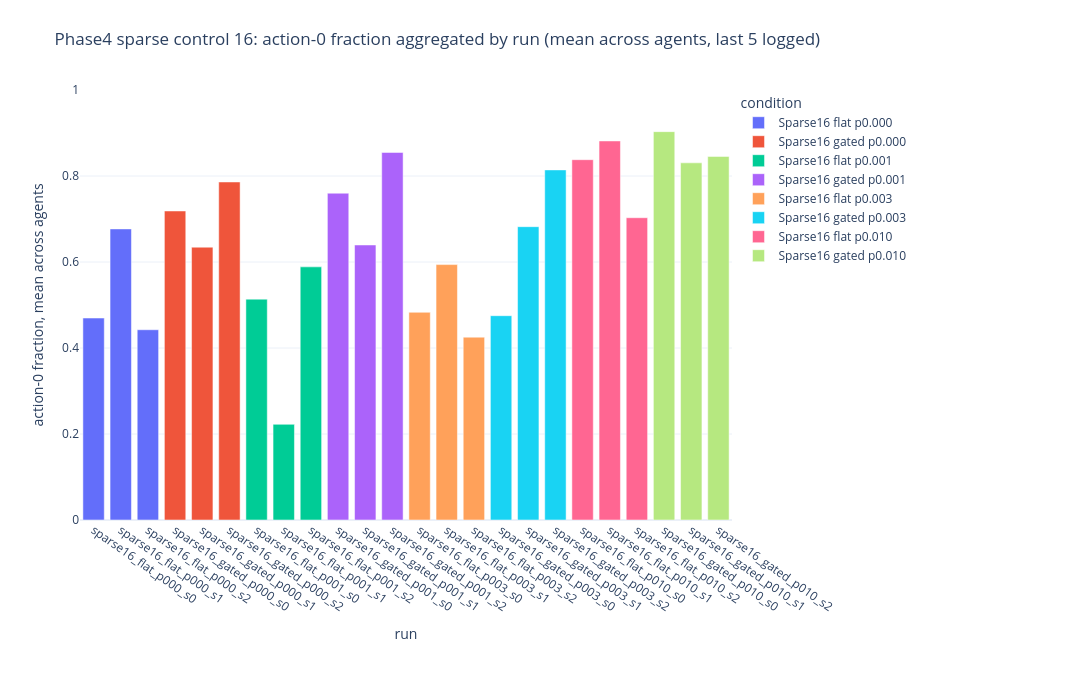
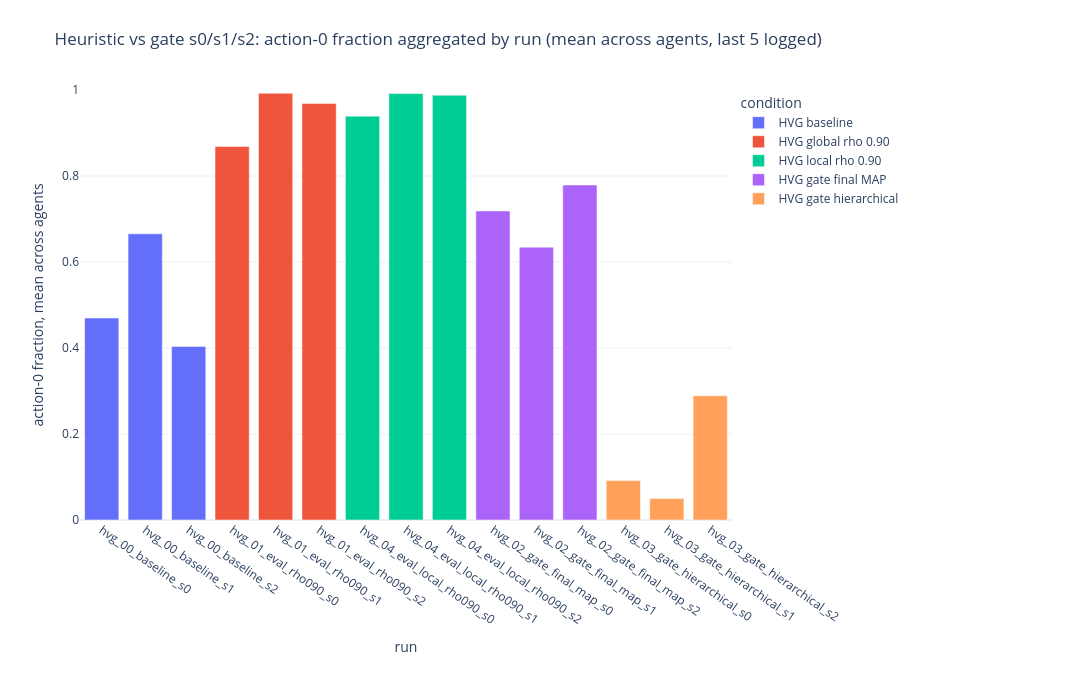
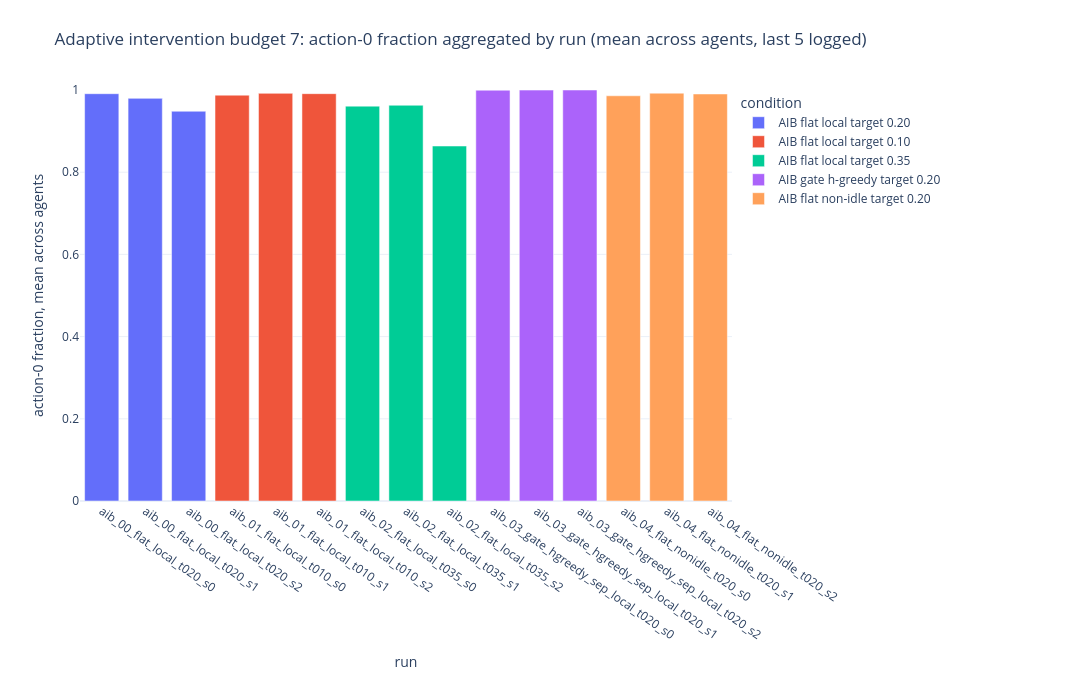

The cell these charts' notebook holds for them, in order:
### Markdown cell above
## Last-5logged action 0 fraction by run and agent

### Code cell
last5_action0 = adm.last5_logged_action0_fraction_by_agent_all_runs(ctx)
adm.display_metric_figures(last5_action0)

### Figure 1 — Plotly figure (JSON) as saved in the notebook; plotly's stock layout.template omitted (floating-point values rounded to 4 significant figures)
{"data": [{"customdata": [["Sparse16 flat p0.000", 0, 56360, 0.1197, 3, 11.52, 5, 120000], ["Sparse16 flat p0.000", 1, 81235, 0.2243, 3, 10.16, 5, 120000], ["Sparse16 flat p0.000", 2, 53094, 0.1603, 3, 11.6, 5, 120000]], "hovertemplate": "condition=%{customdata[0]}<br>run=%{x}<br>mean action-0 fraction across agents over last 5 logged=%{y}<br>seed=%{customdata[1]}<br>final_action0_count=%{customdata[2]:.0f}<br>std_agent_fraction_action0=%{customdata[3]:.4f}<br>n_agents=%{customdata[4]}<br>final_step_millions=%{customdata[5]:.2f}<br>averaged_logged_points=%{customdata[6]}<br>rollout_action_samples_total=%{customdata[7]:.0f}<extra></extra>", "legendgroup": "Sparse16 flat p0.000", "marker": {"color": "#636efa", "pattern": {"shape": ""}}, "name": "Sparse16 flat p0.000", "orientation": "v", "showlegend": true, "textposition": "auto", "type": "bar", "x": ["sparse16_flat_p000_s0", "sparse16_flat_p000_s1", "sparse16_flat_p000_s2"], "xaxis": "x", "y": [0.4697, 0.677, 0.4425], "yaxis": "y"}, {"customdata": [["Sparse16 gated p0.000", 0, 86241, 0.1882, 3, 10.64, 5, 120000], ["Sparse16 gated p0.000", 1, 76136, 0.08925, 3, 12.96, 5, 120000], ["Sparse16 gated p0.000", 2, 94333, 0.243, 3, 9.12, 5, 120000]], "hovertemplate": "condition=%{customdata[0]}<br>run=%{x}<br>mean action-0 fraction across agents over last 5 logged=%{y}<br>seed=%{customdata[1]}<br>final_action0_count=%{customdata[2]:.0f}<br>std_agent_fraction_action0=%{customdata[3]:.4f}<br>n_agents=%{customdata[4]}<br>final_step_millions=%{customdata[5]:.2f}<br>averaged_logged_points=%{customdata[6]}<br>rollout_action_samples_total=%{customdata[7]:.0f}<extra></extra>", "legendgroup": "Sparse16 gated p0.000", "marker": {"color": "#EF553B", "pattern": {"shape": ""}}, "name": "Sparse16 gated p0.000", "orientation": "v", "showlegend": true, "textposition": "auto", "type": "bar", "x": ["sparse16_gated_p000_s0", "sparse16_gated_p000_s1", "sparse16_gated_p000_s2"], "xaxis": "x", "y": [0.7187, 0.6345, 0.7861], "yaxis": "y"}, {"customdata": [["Sparse16 flat p0.001", 0, 61637, 0.1943, 3, 10.64, 5, 120000], ["Sparse16 flat p0.001", 1, 26703, 0.1053, 3, 12.16, 5, 120000], ["Sparse16 flat p0.001", 2, 70640, 0.1774, 3, 12.32, 5, 120000]], "hovertemplate": "condition=%{customdata[0]}<br>run=%{x}<br>mean action-0 fraction across agents over last 5 logged=%{y}<br>seed=%{customdata[1]}<br>final_action0_count=%{customdata[2]:.0f}<br>std_agent_fraction_action0=%{customdata[3]:.4f}<br>n_agents=%{customdata[4]}<br>final_step_millions=%{customdata[5]:.2f}<br>averaged_logged_points=%{customdata[6]}<br>rollout_action_samples_total=%{customdata[7]:.0f}<extra></extra>", "legendgroup": "Sparse16 flat p0.001", "marker": {"color": "#00cc96", "pattern": {"shape": ""}}, "name": "Sparse16 flat p0.001", "orientation": "v", "showlegend": true, "textposition": "auto", "type": "bar", "x": ["sparse16_flat_p001_s0", "sparse16_flat_p001_s1", "sparse16_flat_p001_s2"], "xaxis": "x", "y": [0.5136, 0.2225, 0.5887], "yaxis": "y"}, {"customdata": [["Sparse16 gated p0.001", 0, 91204, 0.1649, 3, 11.92, 5, 120000], ["Sparse16 gated p0.001", 1, 76749, 0.08607, 3, 11.92, 5, 120000], ["Sparse16 gated p0.001", 2, 102578, 0.1478, 3, 10.8, 5, 120000]], "hovertemplate": "condition=%{customdata[0]}<br>run=%{x}<br>mean action-0 fraction across agents over last 5 logged=%{y}<br>seed=%{customdata[1]}<br>final_action0_count=%{customdata[2]:.0f}<br>std_agent_fraction_action0=%{customdata[3]:.4f}<br>n_agents=%{customdata[4]}<br>final_step_millions=%{customdata[5]:.2f}<br>averaged_logged_points=%{customdata[6]}<br>rollout_action_samples_total=%{customdata[7]:.0f}<extra></extra>", "legendgroup": "Sparse16 gated p0.001", "marker": {"color": "#ab63fa", "pattern": {"shape": ""}}, "name": "Sparse16 gated p0.001", "orientation": "v", "showlegend": true, "textposition": "auto", "type": "bar", "x": ["sparse16_gated_p001_s0", "sparse16_gated_p001_s1", "sparse16_gated_p001_s2"], "xaxis": "x", "y": [0.76, 0.6396, 0.8548], "yaxis": "y"}, {"customdata": [["Sparse16 flat p0.003", 0, 57962, 0.1115, 3, 11.52, 5, 120000], ["Sparse16 flat p0.003", 1, 71281, 0.2073, 3, 12.56, 5, 120000], ["Sparse16 flat p0.003", 2, 51026, 0.155, 3, 12.88, 5, 120000]], "hovertemplate": "condition=%{customdata[0]}<br>run=%{x}<br>mean action-0 fraction across agents over last 5 logged=%{y}<br>seed=%{customdata[1]}<br>final_action0_count=%{customdata[2]:.0f}<br>std_agent_fraction_action0=%{customdata[3]:.4f}<br>n_agents=%{customdata[4]}<br>final_step_millions=%{customdata[5]:.2f}<br>averaged_logged_points=%{customdata[6]}<br>rollout_action_samples_total=%{customdata[7]:.0f}<extra></extra>", "legendgroup": "Sparse16 flat p0.003", "marker": {"color": "#FFA15A", "pattern": {"shape": ""}}, "name": "Sparse16 flat p0.003", "orientation": "v", "showlegend": true, "textposition": "auto", "type": "bar", "x": ["sparse16_flat_p003_s0", "sparse16_flat_p003_s1", "sparse16_flat_p003_s2"], "xaxis": "x", "y": [0.483, 0.594, 0.4252], "yaxis": "y"}, {"customdata": [["Sparse16 gated p0.003", 0, 57019, 0.0493, 3, 10.4, 5, 120000], ["Sparse16 gated p0.003", 1, 81856, 0.1614, 3, 10.64, 5, 120000], ["Sparse16 gated p0.003", 2, 97701, 0.1399, 3, 11.2, 5, 120000]], "hovertemplate": "condition=%{customdata[0]}<br>run=%{x}<br>mean action-0 fraction across agents over last 5 logged=%{y}<br>seed=%{customdata[1]}<br>final_action0_count=%{customdata[2]:.0f}<br>std_agent_fraction_action0=%{customdata[3]:.4f}<br>n_agents=%{customdata[4]}<br>final_step_millions=%{customdata[5]:.2f}<br>averaged_logged_points=%{customdata[6]}<br>rollout_action_samples_total=%{customdata[7]:.0f}<extra></extra>", "legendgroup": "Sparse16 gated p0.003", "marker": {"color": "#19d3f3", "pattern": {"shape": ""}}, "name": "Sparse16 gated p0.003", "orientation": "v", "showlegend": true, "textposition": "auto", "type": "bar", "x": ["sparse16_gated_p003_s0", "sparse16_gated_p003_s1", "sparse16_gated_p003_s2"], "xaxis": "x", "y": [0.4751, 0.6821, 0.8142], "yaxis": "y"}, {"customdata": [["Sparse16 flat p0.010", 0, 100552, 0.08635, 3, 11.84, 5, 120000], ["Sparse16 flat p0.010", 1, 105786, 0.07969, 3, 12.8, 5, 120000], ["Sparse16 flat p0.010", 2, 84358, 0.0247, 3, 11.28, 5, 120000]], "hovertemplate": "condition=%{customdata[0]}<br>run=%{x}<br>mean action-0 fraction across agents over last 5 logged=%{y}<br>seed=%{customdata[1]}<br>final_action0_count=%{customdata[2]:.0f}<br>std_agent_fraction_action0=%{customdata[3]:.4f}<br>n_agents=%{customdata[4]}<br>final_step_millions=%{customdata[5]:.2f}<br>averaged_logged_points=%{customdata[6]}<br>rollout_action_samples_total=%{customdata[7]:.0f}<extra></extra>", "legendgroup": "Sparse16 flat p0.010", "marker": {"color": "#FF6692", "pattern": {"shape": ""}}, "name": "Sparse16 flat p0.010", "orientation": "v", "showlegend": true, "textposition": "auto", "type": "bar", "x": ["sparse16_flat_p010_s0", "sparse16_flat_p010_s1", "sparse16_flat_p010_s2"], "xaxis": "x", "y": [0.8379, 0.8815, 0.703], "yaxis": "y"}, {"customdata": [["Sparse16 gated p0.010", 0, 108382, 0.03101, 3, 12.4, 5, 120000], ["Sparse16 gated p0.010", 1, 99678, 0.06577, 3, 14.08, 5, 120000], ["Sparse16 gated p0.010", 2, 101472, 0.1302, 3, 11.2, 5, 120000]], "hovertemplate": "condition=%{customdata[0]}<br>run=%{x}<br>mean action-0 fraction across agents over last 5 logged=%{y}<br>seed=%{customdata[1]}<br>final_action0_count=%{customdata[2]:.0f}<br>std_agent_fraction_action0=%{customdata[3]:.4f}<br>n_agents=%{customdata[4]}<br>final_step_millions=%{customdata[5]:.2f}<br>averaged_logged_points=%{customdata[6]}<br>rollout_action_samples_total=%{customdata[7]:.0f}<extra></extra>", "legendgroup": "Sparse16 gated p0.010", "marker": {"color": "#B6E880", "pattern": {"shape": ""}}, "name": "Sparse16 gated p0.010", "orientation": "v", "showlegend": true, "textposition": "auto", "type": "bar", "x": ["sparse16_gated_p010_s0", "sparse16_gated_p010_s1", "sparse16_gated_p010_s2"], "xaxis": "x", "y": [0.9032, 0.8306, 0.8456], "yaxis": "y"}], "layout": {"bargap": 0.18, "bargroupgap": 0.04, "barmode": "relative", "height": 680, "legend": {"orientation": "v", "title": {"text": "condition"}, "tracegroupgap": 0, "x": 1.01, "xanchor": "left", "y": 1, "yanchor": "top"}, "margin": {"b": 160, "l": 80, "r": 360, "t": 90}, "title": {"text": "Phase4 sparse control 16: action-0 fraction aggregated by run (mean across agents, last 5 logged)"}, "width": 1500, "xaxis": {"anchor": "y", "categoryarray": ["sparse16_flat_p000_s0", "sparse16_flat_p000_s1", "sparse16_flat_p000_s2", "sparse16_gated_p000_s0", "sparse16_gated_p000_s1", "sparse16_gated_p000_s2", "sparse16_flat_p001_s0", "sparse16_flat_p001_s1", "sparse16_flat_p001_s2", "sparse16_gated_p001_s0", "sparse16_gated_p001_s1", "sparse16_gated_p001_s2", "sparse16_flat_p003_s0", "sparse16_flat_p003_s1", "sparse16_flat_p003_s2", "sparse16_gated_p003_s0", "sparse16_gated_p003_s1", "sparse16_gated_p003_s2", "sparse16_flat_p010_s0", "sparse16_flat_p010_s1", "sparse16_flat_p010_s2", "sparse16_gated_p010_s0", "sparse16_gated_p010_s1", "sparse16_gated_p010_s2"], "categoryorder": "array", "domain": [0, 1], "tickangle": 35, "title": {"text": "run"}}, "yaxis": {"anchor": "x", "domain": [0, 1], "range": [0, 1], "title": {"text": "action-0 fraction, mean across agents"}}}}

### Figure 2 — Plotly figure (JSON) as saved in the notebook; plotly's stock layout.template omitted (floating-point values rounded to 4 significant figures)
{"data": [{"customdata": [["HVG baseline", 0, 56360, 0.1197, 3, 11.52, 5, 120000], ["HVG baseline", 1, 79852, 0.22, 3, 10.08, 5, 120000], ["HVG baseline", 2, 48435, 0.1437, 3, 11.68, 5, 120000]], "hovertemplate": "condition=%{customdata[0]}<br>run=%{x}<br>mean action-0 fraction across agents over last 5 logged=%{y}<br>seed=%{customdata[1]}<br>final_action0_count=%{customdata[2]:.0f}<br>std_agent_fraction_action0=%{customdata[3]:.4f}<br>n_agents=%{customdata[4]}<br>final_step_millions=%{customdata[5]:.2f}<br>averaged_logged_points=%{customdata[6]}<br>rollout_action_samples_total=%{customdata[7]:.0f}<extra></extra>", "legendgroup": "HVG baseline", "marker": {"color": "#636efa", "pattern": {"shape": ""}}, "name": "HVG baseline", "orientation": "v", "showlegend": true, "textposition": "auto", "type": "bar", "x": ["hvg_00_baseline_s0", "hvg_00_baseline_s1", "hvg_00_baseline_s2"], "xaxis": "x", "y": [0.4697, 0.6654, 0.4036], "yaxis": "y"}, {"customdata": [["HVG global rho 0.90", 0, 104213, 0.07752, 3, 11.44, 5, 120000], ["HVG global rho 0.90", 1, 119081, 0.008486, 3, 10.08, 5, 120000], ["HVG global rho 0.90", 2, 116249, 0.007511, 3, 11.36, 5, 120000]], "hovertemplate": "condition=%{customdata[0]}<br>run=%{x}<br>mean action-0 fraction across agents over last 5 logged=%{y}<br>seed=%{customdata[1]}<br>final_action0_count=%{customdata[2]:.0f}<br>std_agent_fraction_action0=%{customdata[3]:.4f}<br>n_agents=%{customdata[4]}<br>final_step_millions=%{customdata[5]:.2f}<br>averaged_logged_points=%{customdata[6]}<br>rollout_action_samples_total=%{customdata[7]:.0f}<extra></extra>", "legendgroup": "HVG global rho 0.90", "marker": {"color": "#EF553B", "pattern": {"shape": ""}}, "name": "HVG global rho 0.90", "orientation": "v", "showlegend": true, "textposition": "auto", "type": "bar", "x": ["hvg_01_eval_rho090_s0", "hvg_01_eval_rho090_s1", "hvg_01_eval_rho090_s2"], "xaxis": "x", "y": [0.8684, 0.9923, 0.9687], "yaxis": "y"}, {"customdata": [["HVG local rho 0.90", 0, 112705, 0.07684, 3, 11.6, 5, 120000], ["HVG local rho 0.90", 1, 119013, 0.01211, 3, 10.16, 5, 120000], ["HVG local rho 0.90", 2, 118535, 0.01188, 3, 12.24, 5, 120000]], "hovertemplate": "condition=%{customdata[0]}<br>run=%{x}<br>mean action-0 fraction across agents over last 5 logged=%{y}<br>seed=%{customdata[1]}<br>final_action0_count=%{customdata[2]:.0f}<br>std_agent_fraction_action0=%{customdata[3]:.4f}<br>n_agents=%{customdata[4]}<br>final_step_millions=%{customdata[5]:.2f}<br>averaged_logged_points=%{customdata[6]}<br>rollout_action_samples_total=%{customdata[7]:.0f}<extra></extra>", "legendgroup": "HVG local rho 0.90", "marker": {"color": "#00cc96", "pattern": {"shape": ""}}, "name": "HVG local rho 0.90", "orientation": "v", "showlegend": true, "textposition": "auto", "type": "bar", "x": ["hvg_04_eval_local_rho090_s0", "hvg_04_eval_local_rho090_s1", "hvg_04_eval_local_rho090_s2"], "xaxis": "x", "y": [0.9392, 0.9918, 0.9878], "yaxis": "y"}, {"customdata": [["HVG gate final MAP", 0, 86241, 0.1882, 3, 10.64, 5, 120000], ["HVG gate final MAP", 1, 76136, 0.08925, 3, 12.96, 5, 120000], ["HVG gate final MAP", 2, 93480, 0.2523, 3, 9.04, 5, 120000]], "hovertemplate": "condition=%{customdata[0]}<br>run=%{x}<br>mean action-0 fraction across agents over last 5 logged=%{y}<br>seed=%{customdata[1]}<br>final_action0_count=%{customdata[2]:.0f}<br>std_agent_fraction_action0=%{customdata[3]:.4f}<br>n_agents=%{customdata[4]}<br>final_step_millions=%{customdata[5]:.2f}<br>averaged_logged_points=%{customdata[6]}<br>rollout_action_samples_total=%{customdata[7]:.0f}<extra></extra>", "legendgroup": "HVG gate final MAP", "marker": {"color": "#ab63fa", "pattern": {"shape": ""}}, "name": "HVG gate final MAP", "orientation": "v", "showlegend": true, "textposition": "auto", "type": "bar", "x": ["hvg_02_gate_final_map_s0", "hvg_02_gate_final_map_s1", "hvg_02_gate_final_map_s2"], "xaxis": "x", "y": [0.7187, 0.6345, 0.779], "yaxis": "y"}, {"customdata": [["HVG gate hierarchical", 0, 10990, 0.0748, 3, 10.64, 5, 120000], ["HVG gate hierarchical", 1, 5968, 0.08072, 3, 12.48, 5, 120000], ["HVG gate hierarchical", 2, 34676, 0.1884, 3, 9.04, 5, 120000]], "hovertemplate": "condition=%{customdata[0]}<br>run=%{x}<br>mean action-0 fraction across agents over last 5 logged=%{y}<br>seed=%{customdata[1]}<br>final_action0_count=%{customdata[2]:.0f}<br>std_agent_fraction_action0=%{customdata[3]:.4f}<br>n_agents=%{customdata[4]}<br>final_step_millions=%{customdata[5]:.2f}<br>averaged_logged_points=%{customdata[6]}<br>rollout_action_samples_total=%{customdata[7]:.0f}<extra></extra>", "legendgroup": "HVG gate hierarchical", "marker": {"color": "#FFA15A", "pattern": {"shape": ""}}, "name": "HVG gate hierarchical", "orientation": "v", "showlegend": true, "textposition": "auto", "type": "bar", "x": ["hvg_03_gate_hierarchical_s0", "hvg_03_gate_hierarchical_s1", "hvg_03_gate_hierarchical_s2"], "xaxis": "x", "y": [0.09158, 0.04973, 0.289], "yaxis": "y"}], "layout": {"bargap": 0.18, "bargroupgap": 0.04, "barmode": "relative", "height": 680, "legend": {"orientation": "v", "title": {"text": "condition"}, "tracegroupgap": 0, "x": 1.01, "xanchor": "left", "y": 1, "yanchor": "top"}, "margin": {"b": 160, "l": 80, "r": 360, "t": 90}, "title": {"text": "Heuristic vs gate s0/s1/s2: action-0 fraction aggregated by run (mean across agents, last 5 logged)"}, "width": 1500, "xaxis": {"anchor": "y", "categoryarray": ["hvg_00_baseline_s0", "hvg_00_baseline_s1", "hvg_00_baseline_s2", "hvg_01_eval_rho090_s0", "hvg_01_eval_rho090_s1", "hvg_01_eval_rho090_s2", "hvg_04_eval_local_rho090_s0", "hvg_04_eval_local_rho090_s1", "hvg_04_eval_local_rho090_s2", "hvg_02_gate_final_map_s0", "hvg_02_gate_final_map_s1", "hvg_02_gate_final_map_s2", "hvg_03_gate_hierarchical_s0", "hvg_03_gate_hierarchical_s1", "hvg_03_gate_hierarchical_s2"], "categoryorder": "array", "domain": [0, 1], "tickangle": 35, "title": {"text": "run"}}, "yaxis": {"anchor": "x", "domain": [0, 1], "range": [0, 1], "title": {"text": "action-0 fraction, mean across agents"}}}}

### Figure 3 — Plotly figure (JSON) as saved in the notebook; plotly's stock layout.template omitted (floating-point values rounded to 4 significant figures)
{"data": [{"customdata": [["AIB flat local target 0.20", 0, 118920, 0.00415, 3, 11.12, 5, 120000], ["AIB flat local target 0.20", 1, 117556, 0.01287, 3, 13.12, 5, 120000], ["AIB flat local target 0.20", 2, 113799, 0.0249, 3, 12.72, 5, 120000]], "hovertemplate": "condition=%{customdata[0]}<br>run=%{x}<br>mean action-0 fraction across agents over last 5 logged=%{y}<br>seed=%{customdata[1]}<br>final_action0_count=%{customdata[2]:.0f}<br>std_agent_fraction_action0=%{customdata[3]:.4f}<br>n_agents=%{customdata[4]}<br>final_step_millions=%{customdata[5]:.2f}<br>averaged_logged_points=%{customdata[6]}<br>rollout_action_samples_total=%{customdata[7]:.0f}<extra></extra>", "legendgroup": "AIB flat local target 0.20", "marker": {"color": "#636efa", "pattern": {"shape": ""}}, "name": "AIB flat local target 0.20", "orientation": "v", "showlegend": true, "textposition": "auto", "type": "bar", "x": ["aib_00_flat_local_t020_s0", "aib_00_flat_local_t020_s1", "aib_00_flat_local_t020_s2"], "xaxis": "x", "y": [0.991, 0.9796, 0.9483], "yaxis": "y"}, {"customdata": [["AIB flat local target 0.10", 0, 118492, 0.008082, 3, 13.44, 5, 120000], ["AIB flat local target 0.10", 1, 119021, 0.00621, 3, 12.24, 5, 120000], ["AIB flat local target 0.10", 2, 118928, 0.003169, 3, 12.56, 5, 120000]], "hovertemplate": "condition=%{customdata[0]}<br>run=%{x}<br>mean action-0 fraction across agents over last 5 logged=%{y}<br>seed=%{customdata[1]}<br>final_action0_count=%{customdata[2]:.0f}<br>std_agent_fraction_action0=%{customdata[3]:.4f}<br>n_agents=%{customdata[4]}<br>final_step_millions=%{customdata[5]:.2f}<br>averaged_logged_points=%{customdata[6]}<br>rollout_action_samples_total=%{customdata[7]:.0f}<extra></extra>", "legendgroup": "AIB flat local target 0.10", "marker": {"color": "#EF553B", "pattern": {"shape": ""}}, "name": "AIB flat local target 0.10", "orientation": "v", "showlegend": true, "textposition": "auto", "type": "bar", "x": ["aib_01_flat_local_t010_s0", "aib_01_flat_local_t010_s1", "aib_01_flat_local_t010_s2"], "xaxis": "x", "y": [0.9874, 0.9918, 0.9911], "yaxis": "y"}, {"customdata": [["AIB flat local target 0.35", 0, 115288, 0.03437, 3, 12.08, 5, 120000], ["AIB flat local target 0.35", 1, 115547, 0.02894, 3, 10.56, 5, 120000], ["AIB flat local target 0.35", 2, 103644, 0.1558, 3, 14.96, 5, 120000]], "hovertemplate": "condition=%{customdata[0]}<br>run=%{x}<br>mean action-0 fraction across agents over last 5 logged=%{y}<br>seed=%{customdata[1]}<br>final_action0_count=%{customdata[2]:.0f}<br>std_agent_fraction_action0=%{customdata[3]:.4f}<br>n_agents=%{customdata[4]}<br>final_step_millions=%{customdata[5]:.2f}<br>averaged_logged_points=%{customdata[6]}<br>rollout_action_samples_total=%{customdata[7]:.0f}<extra></extra>", "legendgroup": "AIB flat local target 0.35", "marker": {"color": "#00cc96", "pattern": {"shape": ""}}, "name": "AIB flat local target 0.35", "orientation": "v", "showlegend": true, "textposition": "auto", "type": "bar", "x": ["aib_02_flat_local_t035_s0", "aib_02_flat_local_t035_s1", "aib_02_flat_local_t035_s2"], "xaxis": "x", "y": [0.9607, 0.9629, 0.8637], "yaxis": "y"}, {"customdata": [["AIB gate h-greedy target 0.20", 0, 119943, 0.0008253, 3, 14.96, 5, 120000], ["AIB gate h-greedy target 0.20", 1, 119975, 0.0003566, 3, 14.96, 5, 120000], ["AIB gate h-greedy target 0.20", 2, 119996, 5.564e-05, 3, 14.96, 5, 120000]], "hovertemplate": "condition=%{customdata[0]}<br>run=%{x}<br>mean action-0 fraction across agents over last 5 logged=%{y}<br>seed=%{customdata[1]}<br>final_action0_count=%{customdata[2]:.0f}<br>std_agent_fraction_action0=%{customdata[3]:.4f}<br>n_agents=%{customdata[4]}<br>final_step_millions=%{customdata[5]:.2f}<br>averaged_logged_points=%{customdata[6]}<br>rollout_action_samples_total=%{customdata[7]:.0f}<extra></extra>", "legendgroup": "AIB gate h-greedy target 0.20", "marker": {"color": "#ab63fa", "pattern": {"shape": ""}}, "name": "AIB gate h-greedy target 0.20", "orientation": "v", "showlegend": true, "textposition": "auto", "type": "bar", "x": ["aib_03_gate_hgreedy_sep_local_t020_s0", "aib_03_gate_hgreedy_sep_local_t020_s1", "aib_03_gate_hgreedy_sep_local_t020_s2"], "xaxis": "x", "y": [0.9995, 0.9998, 1.0], "yaxis": "y"}, {"customdata": [["AIB flat non-idle target 0.20", 0, 118316, 0.01049, 3, 14.96, 5, 120000], ["AIB flat non-idle target 0.20", 1, 119077, 0.00907, 3, 12.4, 5, 120000], ["AIB flat non-idle target 0.20", 2, 118843, 0.007017, 3, 12.96, 5, 120000]], "hovertemplate": "condition=%{customdata[0]}<br>run=%{x}<br>mean action-0 fraction across agents over last 5 logged=%{y}<br>seed=%{customdata[1]}<br>final_action0_count=%{customdata[2]:.0f}<br>std_agent_fraction_action0=%{customdata[3]:.4f}<br>n_agents=%{customdata[4]}<br>final_step_millions=%{customdata[5]:.2f}<br>averaged_logged_points=%{customdata[6]}<br>rollout_action_samples_total=%{customdata[7]:.0f}<extra></extra>", "legendgroup": "AIB flat non-idle target 0.20", "marker": {"color": "#FFA15A", "pattern": {"shape": ""}}, "name": "AIB flat non-idle target 0.20", "orientation": "v", "showlegend": true, "textposition": "auto", "type": "bar", "x": ["aib_04_flat_nonidle_t020_s0", "aib_04_flat_nonidle_t020_s1", "aib_04_flat_nonidle_t020_s2"], "xaxis": "x", "y": [0.986, 0.9923, 0.9904], "yaxis": "y"}], "layout": {"bargap": 0.18, "bargroupgap": 0.04, "barmode": "relative", "height": 680, "legend": {"orientation": "v", "title": {"text": "condition"}, "tracegroupgap": 0, "x": 1.01, "xanchor": "left", "y": 1, "yanchor": "top"}, "margin": {"b": 160, "l": 80, "r": 360, "t": 90}, "title": {"text": "Adaptive intervention budget 7: action-0 fraction aggregated by run (mean across agents, last 5 logged)"}, "width": 1500, "xaxis": {"anchor": "y", "categoryarray": ["aib_00_flat_local_t020_s0", "aib_00_flat_local_t020_s1", "aib_00_flat_local_t020_s2", "aib_01_flat_local_t010_s0", "aib_01_flat_local_t010_s1", "aib_01_flat_local_t010_s2", "aib_02_flat_local_t035_s0", "aib_02_flat_local_t035_s1", "aib_02_flat_local_t035_s2", "aib_03_gate_hgreedy_sep_local_t020_s0", "aib_03_gate_hgreedy_sep_local_t020_s1", "aib_03_gate_hgreedy_sep_local_t020_s2", "aib_04_flat_nonidle_t020_s0", "aib_04_flat_nonidle_t020_s1", "aib_04_flat_nonidle_t020_s2"], "categoryorder": "array", "domain": [0, 1], "tickangle": 35, "title": {"text": "run"}}, "yaxis": {"anchor": "x", "domain": [0, 1], "range": [0, 1], "title": {"text": "action-0 fraction, mean across agents"}}}}
